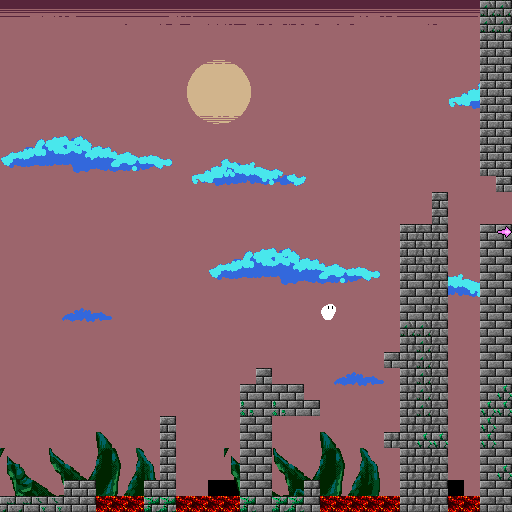

Rendered tile map (Tiled .tmx) drawn with the repository's tilesets; below, a short description and the map source with its tile grids summarised:
An orthogonal 32x32 tile map with 16x16 px tiles, 6 tile layers (background, middle, middle-near, near, ...), 12 tilesets and 26 objects.

<map version="1.5" tiledversion="1.7.2" orientation="orthogonal" renderorder="right-down" width="32" height="32" tilewidth="16" tileheight="16" infinite="0" nextlayerid="25" nextobjectid="80">
 <tileset firstgid="1" source="wastelandsky.tsx" />
 <tileset firstgid="513" source="wasteland.tsx" />
 <tileset firstgid="1025" source="dungeon 16x16.tsx" />
 <tileset firstgid="13313" source="wastelandmountains.tsx" />
 <tileset firstgid="13825" source="spike_ground5.tsx" />
 <tileset firstgid="13826" source="spike_ground4.tsx" />
 <tileset firstgid="13827" source="plattoon.tsx" />
 <tileset firstgid="17923" source="watelandmountains2.tsx" />
 <tileset firstgid="18435" source="clouds.tsx" />
 <tileset firstgid="18677" source="characters.tsx" />
 <tileset firstgid="18741" source="sheet.tsx" />
 <tileset firstgid="18877" source="JKnear.tsx" />
 <layer id="1" name="background" width="32" height="32">
  <data>[1024 cells, 1021 non-empty, 336 distinct tile ids]</data>
 </layer>
 <layer id="6" name="middle" width="32" height="32">
  <data>[1024 cells, 518 non-empty, 304 distinct tile ids]</data>
 </layer>
 <layer id="7" name="middle-near" width="32" height="32">
  <data>[1024 cells, 0 non-empty, 0 distinct tile ids]</data>
 </layer>
 <layer id="8" name="near" width="32" height="32">
  <data>[1024 cells, 36 non-empty, 29 distinct tile ids]</data>
 </layer>
 <layer id="2" name="graphics" width="32" height="32">
  <data>[1024 cells, 174 non-empty, 12 distinct tile ids]</data>
 </layer>
 <layer id="10" name="overgraphics" width="32" height="32">
  <data>[1024 cells, 1 non-empty, 1 distinct tile ids]</data>
 </layer>
 <objectgroup id="3" name="ground">
  <object id="29" x="0" y="0" height="224" />
  <object id="57" x="383.5" y="352" width="64" height="16" />
  <object id="58" x="384" y="432.25" width="64.25" height="16.5" />
  <object id="59" x="400.25" y="224.5" width="48" height="286.75" />
  <object id="60" x="432.125" y="192.5" width="15.625" height="32.25" />
  <object id="61" x="479.75" y="223.5" width="16.75" height="17" />
  <object id="62" x="480" y="239.625" width="32.25" height="272.125" />
  <object id="63" x="496.25" y="175.75" width="15.25" height="16" />
  <object id="64" x="480" y="0.25" width="32" height="175.25" />
  <object id="65" x="256.125" y="368" width="15.625" height="16.5" />
  <object id="66" x="239.75" y="384" width="64" height="31.75" />
  <object id="67" x="303.75" y="400.375" width="16.25" height="15.375" />
  <object id="68" x="239.875" y="415.75" width="32" height="96" />
  <object id="69" x="271.875" y="496.25" width="48.375" height="15.75" />
  <object id="70" x="144" y="480" width="32.125" height="32.125" />
  <object id="71" x="160" y="416.125" width="16" height="63.875" />
  <object id="72" x="0.25" y="496" width="64.125" height="16" />
  <object id="73" x="64.125" y="480.25" width="31.75" height="31.75" />
  <object id="79" x="0.909091" y="1.27273" width="478.182" height="1.09091" />
 </objectgroup>
 <objectgroup id="4" name="spikes">
  <object id="74" x="95.6364" y="495.909" width="48.3636" height="16.1818" />
  <object id="75" x="176" y="495.875" width="64.25" height="16.125" />
  <object id="76" x="320.25" y="496.375" width="80.625" height="15.625" />
  <object id="77" x="304" y="480.125" width="16.25" height="16.75" />
  <object id="78" x="448" y="495.875" width="32.375" height="16.5" />
 </objectgroup>
 <objectgroup id="9" name="levelEnd">
  <object id="8" x="496" y="224.75" width="16" height="15.25" />
 </objectgroup>
 <objectgroup id="5" name="doublejump">
  <object id="56" x="319.636" y="303.818" width="17.6364" height="15.6364" />
 </objectgroup>
 <objectgroup id="12" name="bullets" />
 <objectgroup id="24" name="coin" />
</map>
